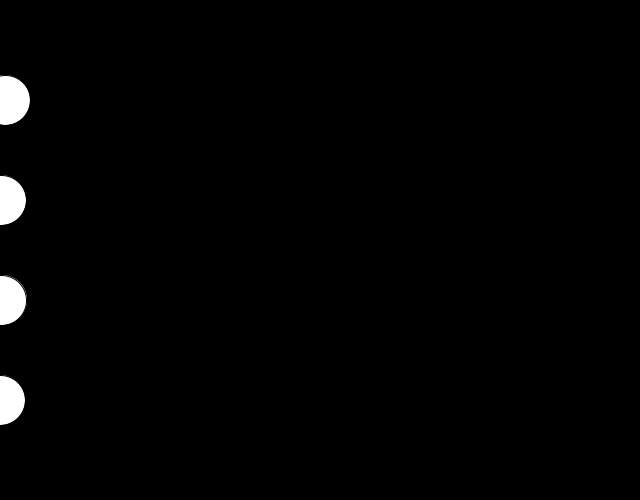
Frame 1 (no input)
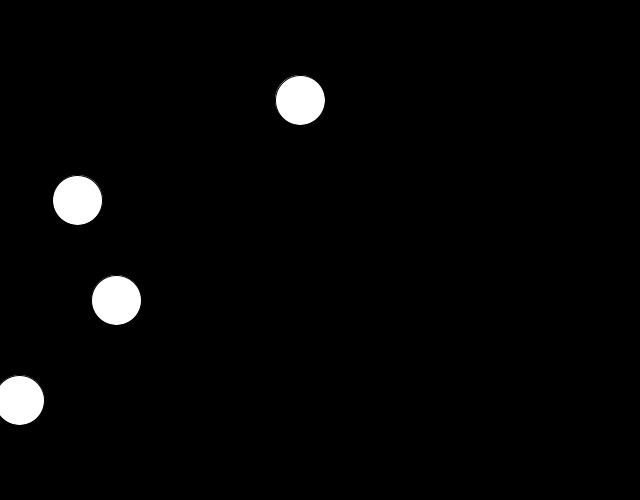
Frame 60 (the mouse pressed at the canvas centre just before this capture)
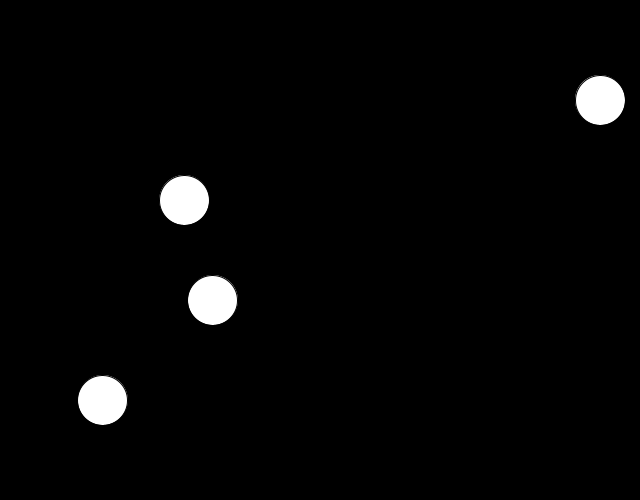
Frame 120 (the mouse held since frame 60 and released just before this capture)

The Processing sketch that drew these frames (run headless with seeded random() and noise(); from frame 60 on, the mouse is pressed at the canvas centre):

// Processing sketch: speed_waves
// ── speed_waves.pde
/*
* Comparing constant motion to organic variable motion using 
 * sin and cos wave values
 */

PVector constant, conSpeed;
PVector sine, sinSpeed, sinDir;
PVector cosine, cosSpeed, cosDir;
PVector tangent, tanSpeed, tanDir;

float t;
float amp = 1;

void setup() {
  size(640, 500); 

  constant = new PVector(0, height/5);
  conSpeed = new PVector(5, 0);

  sine = new PVector(0, 2*height/5);  
  sinDir = new PVector(1, 1);  

  cosine = new PVector(0, 3*height/5);
  cosDir = new PVector(1, 1);  

  tangent = new PVector(0, 4*height/5);
  tanDir = new PVector(1, 1);  
}

void draw() {
  background(0); 

  ////////////////////////////////////////////////////////////////////////////////////////////
  ///////////////////////////////////CONSTANT MOTION////////////////////////////////////////// 
  ////////////////////////////////////////////////////////////////////////////////////////////

  if (constant.x < 0 || constant.x > width) conSpeed.x *= -1;

  // With constant Motion, you are moving the ball the same amount with each frame
  constant.add(conSpeed);
  ellipse(constant.x, constant.y, 50, 50); 


  t+=0.01;
  ///////////////////////////////////////////////////////////////////////////////////////////
  ///////////////////////////////////SINE MOTION/////////////////////////////////////////////       
  ///////////////////////////////////////////////////////////////////////////////////////////

  if (sine.x > width || sine.x < 0) sinDir.mult(-1);
  sinSpeed = new PVector(sin(t)*amp + amp, 0);
  sinSpeed.x*=sinDir.x;
  sine.add(sinSpeed);
  ellipse(sine.x, sine.y, 50, 50);



  ///////////////////////////////////////////////////////////////////////////////////////////
  ////////////////////////////////////COSINE MOTION//////////////////////////////////////////       
  ///////////////////////////////////////////////////////////////////////////////////////////

  if (cosine.x > width || cosine.x < 0) cosDir.mult(-1);  
  cosSpeed = new PVector(cos(t)*amp + amp, 0);
  cosSpeed.x*=cosDir.x;
  cosine.add(cosSpeed);
  ellipse(cosine.x, cosine.y, 50, 50);

  ///////////////////////////////////////////////////////////////////////////////////////////
  ////////////////////////////////////TANGENT MOTION/////////////////////////////////////////      
  ///////////////////////////////////////////////////////////////////////////////////////////

  if (tangent.x > width || tangent.x < 0) tanDir.mult(-1);  
  tanSpeed = new PVector(abs(tan(t)), 0);
  tanSpeed.x*=tanDir.x;
  tangent.add(tanSpeed);
  tangent.x = constrain(tangent.x, -1, width+1);
  ellipse(tangent.x, tangent.y, 50, 50);

}

void keyPressed() {
  switch(keyCode) {
  case UP:
    amp++;
    break;
  case DOWN:
    amp--;
    break;
  } 
  
  amp = constrain(amp, 1, 20);
  println("AMP: " + amp);
}
